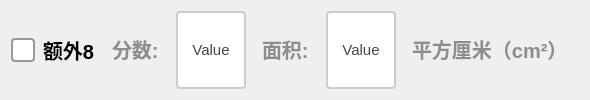
               <widget class="QWidget" name="widget_extra8" native="true">
                <layout class="QGridLayout" name="gridLayout_3">
                 <item row="0" column="0">
                  <layout class="QHBoxLayout" name="horizontalLayout_4" stretch="2,1,2,0,2,0">
                   <item>
                    <widget class="QCheckBox" name="ckb_extra8">
                     <property name="sizePolicy">
                      <sizepolicy hsizetype="Minimum" vsizetype="Minimum">
                       <horstretch>0</horstretch>
                       <verstretch>0</verstretch>
                      </sizepolicy>
                     </property>
                     <property name="styleSheet">
                      <string notr="true">QCheckBox {
    spacing: 8px;
    font-size: 20px;
    color: #333;
    font-weight: bold;        
    color:  rgb(0, 0, 0);       
}

/* 未选中状态 */
QCheckBox::indicator {
    width: 20px;
    height: 20px;
    border-radius: 4px; /* 方形，圆角可适当调整 */
    border: 2px solid #999;
    background: #ffffff;
}

/* 悬停效果 */
QCheckBox::indicator:hover {
    border: 2px solid #666;
}

/* 选中状态 */
QCheckBox::indicator:checked {
    border: 2px solid #2196F3;
    background-color: qradialgradient(
        cx:0.5, cy:0.5,
        radius:0.4,
        fx:0.5, fy:0.5,
        stop:0 #2196F3,
        stop:1 transparent
    );
}

/* 禁用状态 */
QCheckBox::indicator:disabled {
    border: 2px solid #ccc;
    background: #eee;
}

/* 选中时的文字颜色 */
QCheckBox:checked {
    color: #2196F3;
    font-weight: 500;
}

/* 点击动画效果 */
QCheckBox::indicator:pressed {
    border: 2px solid #1565C0;
    background-color: qradialgradient(
        cx:0.5, cy:0.5,
        radius:0.5,
        fx:0.5, fy:0.5,
        stop:0 #BBDEFB,
        stop:1 transparent
    );
}</string>
                     </property>
                     <property name="text">
                      <string>额外8</string>
                     </property>
                    </widget>
                   </item>
                   <item>
                    <widget class="QLabel" name="label_5">
                     <property name="styleSheet">
                      <string notr="true">QLabel {
       font-size: 20px;        
       font-weight: bold;        
       color:  rgb(141, 141, 141);       
       padding: 5px 5px;     
       border-bottom: 2px solid #cccccc; 
    }</string>
                     </property>
                     <property name="text">
                      <string>分数:</string>
                     </property>
                    </widget>
                   </item>
                   <item>
                    <widget class="QPushButton" name="btn_extra8score">
                     <property name="sizePolicy">
                      <sizepolicy hsizetype="Minimum" vsizetype="Minimum">
                       <horstretch>0</horstretch>
                       <verstretch>0</verstretch>
                      </sizepolicy>
                     </property>
                     <property name="maximumSize">
                      <size>
                       <width>100</width>
                       <height>100</height>
                      </size>
                     </property>
                     <property name="styleSheet">
                      <string notr="true">QPushButton {
    padding: 6px 14px;
    border: 2px solid #CCC;
    border-radius: 4px;
    background-color: white;
    color: #444;
    font-size: 15px; 
}

QPushButton:hover {
    border-color: #999;
    background-color: #F5F5F5;
}

QPushButton:pressed {
    border-color: #777;
    background-color: #EEE;
}</string>
                     </property>
                     <property name="text">
                      <string>Value</string>
                     </property>
                    </widget>
                   </item>
                   <item>
                    <widget class="QLabel" name="label_6">
                     <property name="styleSheet">
                      <string notr="true">QLabel {
       font-size: 20px;        
       font-weight: bold;        
       color:  rgb(141, 141, 141);       
       padding: 5px 5px;     
       border-bottom: 2px solid #cccccc; 
    }</string>
                     </property>
                     <property name="text">
                      <string>面积:</string>
                     </property>
                    </widget>
                   </item>
                   <item>
                    <widget class="QPushButton" name="btn_extra8area">
                     <property name="sizePolicy">
                      <sizepolicy hsizetype="Minimum" vsizetype="Minimum">
                       <horstretch>0</horstretch>
                       <verstretch>0</verstretch>
                      </sizepolicy>
                     </property>
                     <property name="maximumSize">
                      <size>
                       <width>100</width>
                       <height>100</height>
                      </size>
                     </property>
                     <property name="styleSheet">
                      <string notr="true">QPushButton {
    padding: 6px 14px;
    border: 2px solid #CCC;
    border-radius: 4px;
    background-color: white;
    color: #444;
    font-size: 15px; 
}

QPushButton:hover {
    border-color: #999;
    background-color: #F5F5F5;
}

QPushButton:pressed {
    border-color: #777;
    background-color: #EEE;
}</string>
                     </property>
                     <property name="text">
                      <string>Value</string>
                     </property>
                    </widget>
                   </item>
                   <item>
                    <widget class="QLabel" name="label_9">
                     <property name="styleSheet">
                      <string notr="true">QLabel {
       font-size: 20px;        
       font-weight: bold;        
       color:  rgb(141, 141, 141);       
       padding: 5px 5px;     
       border-bottom: 2px solid #cccccc; 
    }</string>
                     </property>
                     <property name="text">
                      <string>平方厘米（cm²）</string>
                     </property>
                    </widget>
                   </item>
                  </layout>
                 </item>
                </layout>
               </widget>
